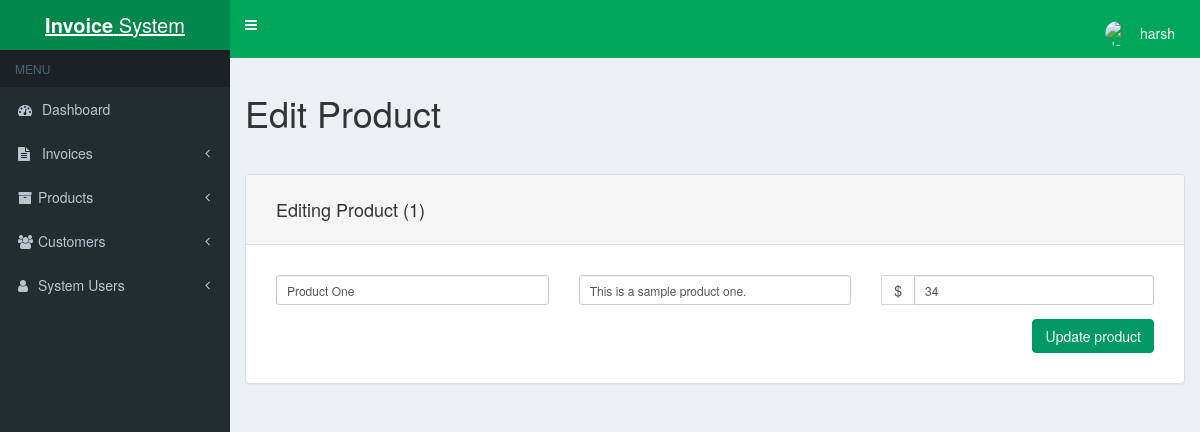
Screenshot of /product-edit.php?id=1 (signed in) with the database file from the repository.
### tables this page shows
CREATE TABLE IF NOT EXISTS `products` (
  `product_id` int(11) NOT NULL AUTO_INCREMENT,
  `product_name` text NOT NULL,
  `product_desc` text NOT NULL,
  `product_price` varchar(255) DEFAULT NULL,
  PRIMARY KEY (`product_id`)
);

### product-edit.php (the view, shortened to what this page needs)
<?php
include('header.php');
$getID = $_GET['id'];
$mysqli = new mysqli(DATABASE_HOST, DATABASE_USER, DATABASE_PASS, DATABASE_NAME);
$query = "SELECT * FROM products WHERE product_id = '" . $mysqli->real_escape_string($getID) . "'";
$result = mysqli_query($mysqli, $query);
if($result) {
	while ($row = mysqli_fetch_assoc($result)) {
		$product_name = $row['product_name'];
		$product_desc = $row['product_desc'];
		$product_price = $row['product_price'];
	}
}
?>
<h1>Edit Product</h1>
<hr>
<div class="row">
	<div class="col-xs-12">
		<div class="panel panel-default">
			<div class="panel-heading">
				<h4>Editing Product (<?php echo $getID; ?>)</h4>
			</div>
			<div class="panel-body form-group form-group-sm">
				<form method="post" id="update_product">
					<div class="row">
						<div class="col-xs-4">
							<input type="text" class="form-control required" name="product_name" placeholder="Enter product name" value="<?php echo $product_name; ?>">
						</div>
						<div class="col-xs-4">
							<input type="text" class="form-control required" name="product_desc" placeholder="Enter product description" value="<?php echo $product_desc; ?>">
						</div>
						<div class="col-xs-4">
							<div class="input-group">
								<span class="input-group-addon"><?php echo CURRENCY ?></span>
								<input type="text" name="product_price" class="form-control required" placeholder="0.00" aria-describedby="sizing-addon1" value="<?php echo $product_price; ?>">
							</div>
						</div>
					</div>
					<div class="row">
						<div class="col-xs-12 margin-top btn-group">
							<input type="submit" id="action_update_product" class="btn btn-success float-right" value="Update product" data-loading-text="Updating...">
						</div>
					</div>
				</form>
			</div>
		</div>
	</div>
<?php
	include('footer.php');
?>

### css/styles.css (style rules this page uses)
body { padding: 0; background-color: #00a65a; }
.btn-success { background-color: #009966; border-color: #009966; }
.panel-body { padding: 30px 30px 15px 30px; }
.panel-heading { padding: 15px 30px 15px 30px; }
.float-right { float: right !important; }
.margin-top { margin-top: 1em; }

### rows the page displays
products: product_name "Product One", product_desc "This is a sample product one.", product_price "34"

### other values shown
$_SESSION['login_username'] "harsh"
$getID "1"
CURRENCY "$"
